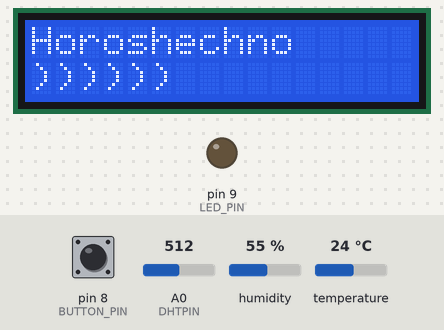
Bench run of a sketch on a simulated Arduino Uno, built with avr-gcc and run on an emulated ATmega328P. Shown: 16×2 character LCD, output pins drawn as LEDs (lit = HIGH). Inputs (shaded band) come from the test bench; at power-on: temperature 24 °C, A0 (DHTPIN) = 512, pin 8 (BUTTON_PIN) HIGH, humidity 55 %.

Above: at 1.2 s.
1.3 s: temperature set to 12 °C
At 2.7 s:
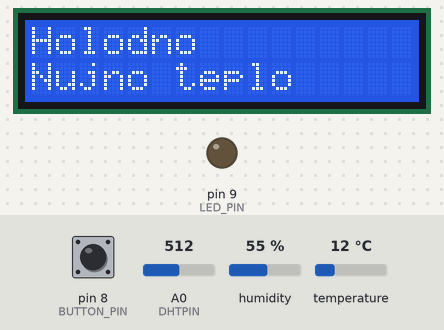
7.3 s: A0 (DHTPIN) set to 0
13.3 s: A0 (DHTPIN) set to 8
19.3 s: A0 (DHTPIN) set to 11
25.3 s: temperature set to 28 °C
At 27.6 s:
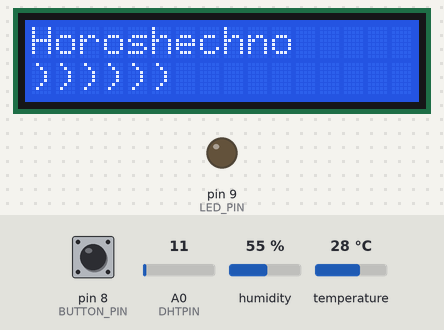
31.3 s: A0 (DHTPIN) set to 88
37.3 s: A0 (DHTPIN) set to 104
Timing chart, 0 to 40.3 s (numbered marks = the images above; inputs shaded):
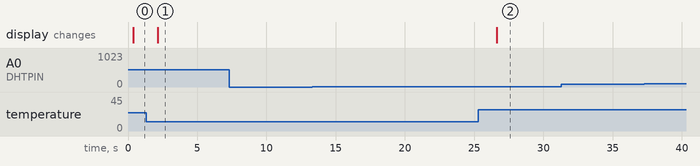

The sketch:

main.ino
```cpp
#define LED_PIN 9
#define BUTTON_PIN 8
boolean flagPress= false;
boolean flagClick= false;
byte  buttonCount= 0;
#define TIME_BUTTON 12
boolean ledState;
#include <DHT.h>
#include <LiquidCrystal_I2C.h>
LiquidCrystal_I2C lcd1(0x27, 16, 2);
#include <Wire.h>
#include "DHT.h"
#define DHTPIN A0 // к какому пину будет подключен сигнальный выход датчика
#define DHTTYPE DHT11 // DHT 11
//#define DHTTYPE DHT22 // DHT 22 (AM2302)
//#define DHTTYPE DHT21 // DHT 21 (AM2301)
//инициализация датчика
DHT dht(DHTPIN, DHTTYPE);
byte degree[8] = // кодируем символ градуса
{
B00111,
B00101,
B00111,
B00000,
B00000,
B00000,
B00000,
};
void setup()
{
  lcd1.init(); // Инициализация lcd
lcd1.backlight();
  pinMode(LED_PIN, OUTPUT);
  pinMode(BUTTON_PIN, INPUT_PULLUP);
}
void loop()
{
  if ( flagPress == (! digitalRead(BUTTON_PIN)) ) {
     buttonCount= 0;  // сброс счетчика подтверждений состояния кнопки
  }
  else {
     buttonCount++;
     if ( buttonCount >= TIME_BUTTON ) {
flagPress= ! flagPress;
buttonCount= 0;
      if ( flagPress == true ) flagClick= true;
     }
  }
if ( flagClick == true ) {
    flagClick= false;
    ledState= ! ledState;
    digitalWrite(LED_PIN, ledState);
  }
  delay(2);
  float h = dht.readHumidity();
// Read temperature as Celsius
float t = dht.readTemperature();
// Read temperature as Fahrenheit
float f = dht.readTemperature(true);
Serial.println(analogRead(0));
if (t>23)
{
lcd1.clear();
lcd1.setCursor(0, 0);
lcd1.print("Horoshechno ");
lcd1.setCursor(10, 0);
  lcd1.setCursor(0, 1);
lcd1.print("))))))");
lcd1.setCursor(10, 1);
}
 if( t<23)
 {
 lcd1.clear();
lcd1.setCursor(0, 0);
lcd1.print("Holodno ");
lcd1.setCursor(10, 0);
  lcd1.setCursor(0, 1);
lcd1.print("Nujno teplo");
lcd1.setCursor(10, 1);
}

}
```

Measured:
- after the input at 1.3 s, the display: changes after 0.84 s (image 1)
- after the input at 7.3 s, every drawn part: stays the same
- after the input at 13.3 s, every drawn part: stays the same
- after the input at 19.3 s, every drawn part: stays the same
- after the input at 25.3 s, the display: changes after 1.3 s (image 2)
- after the input at 31.3 s, every drawn part: stays the same
- after the input at 37.3 s, every drawn part: stays the same
